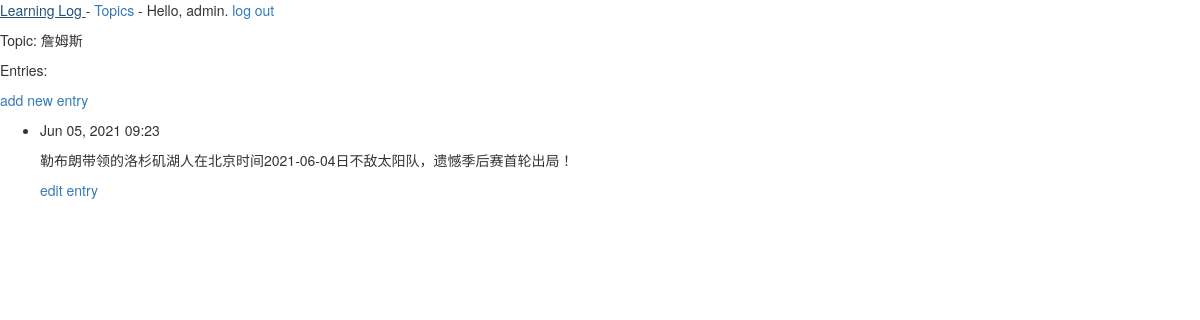
The page /topics/1/ (signed in) on the database as committed earlier.
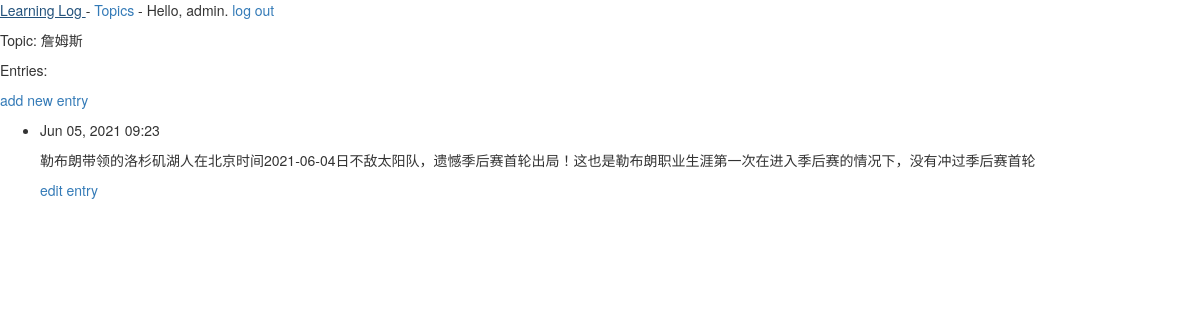
The same page on the database as committed later.
### learning_logs/models.py (models this page shows, shortened)
class Entry(models.Model):
    topic = models.ForeignKey(Topic,on_delete=models.CASCADE)
    text = models.TextField()
    date_added = models.DateTimeField(auto_now_add=True)
    class Meta:
        verbose_name_plural = 'entries'

### learning_logs/views.py (the view)
# urls.py: url(r'^topics/(?P<topic_id>\d+)/$', views.topic, name='topic'),
@login_required
def topic(request, topic_id):
    topic = Topic.objects.get(id=topic_id)
    if topic.owner != request.user:
        raise Http404
    entries = topic.entry_set.order_by('-date_added')
    context = {'topic': topic, 'entries': entries}
    return render(request, 'learning_logs/topic.html', context)

### learning_logs/models.py (called while the page is built)
    def __str__(self):
        return self.text

### learning_logs/templates/learning_logs/topic.html (shortened to what this page needs)
<!DOCTYPE html>
<html lang="cn">
<head>
</head>
<body>
{% extends "learning_logs/base.html" %}
{% block content %}
    <p>Topic: {{ topic }}</p>
    <p>Entries:</p>
    <p>
    <a href="{% url 'learning_logs:new_entry' topic.id %}">add new entry</a>
    </p>
    <ul>
        {% for entry in entries %}
            <li>
                <p>{{ entry.date_added|date:'M d, Y H:i' }}</p>
                <p>{{ entry.text|linebreaks }}</p>
                <p>
                    <a href="{% url 'learning_logs:edit_entry' entry.id %}" >edit entry</a>
                </p>
            </li>
        {% empty %}
            <li>There are no entries for this topic yet.</li>
        {% endfor %}
    </ul>
{% endblock %}

### learning_logs/templates/learning_logs/base.html (shortened to what this page needs)
{% load  bootstrap3 %}
<!DOCTYPE html>
<html lang="cn">
<head>
    {% bootstrap_css %}
</head>
<body>
<p>
    <a href="{% url 'learning_logs:index' %}">Learning Log </a> -
    <a href="{% url 'learning_logs:topics' %}">Topics </a> -
    {% if user.is_authenticated %}
        Hello, {{ user.username }}.
        <a href="{% url 'users:logout' %}">log out</a>
    {% else %}
        <a href="{% url 'users:register' %}">register</a> -
        <a href="{% url 'users:login' %}">log in</a>
    {% endif %}
</p>
{% block content %}
{% endblock %}
</body>
</html>

Rows that differ between the two databases and show on the page:
changed Entry: text "勒布朗带领的洛杉矶湖人在北京时间2021-06-04日不敌太阳队，遗憾季后赛首轮出局！" → "勒布朗带领的洛杉矶湖人在北京时间2021-06-04日不敌太阳队，遗憾季后赛首轮出局！这也是勒布朗职业生涯第一次在进入季后赛的情况下，没有冲过季后赛首轮"
